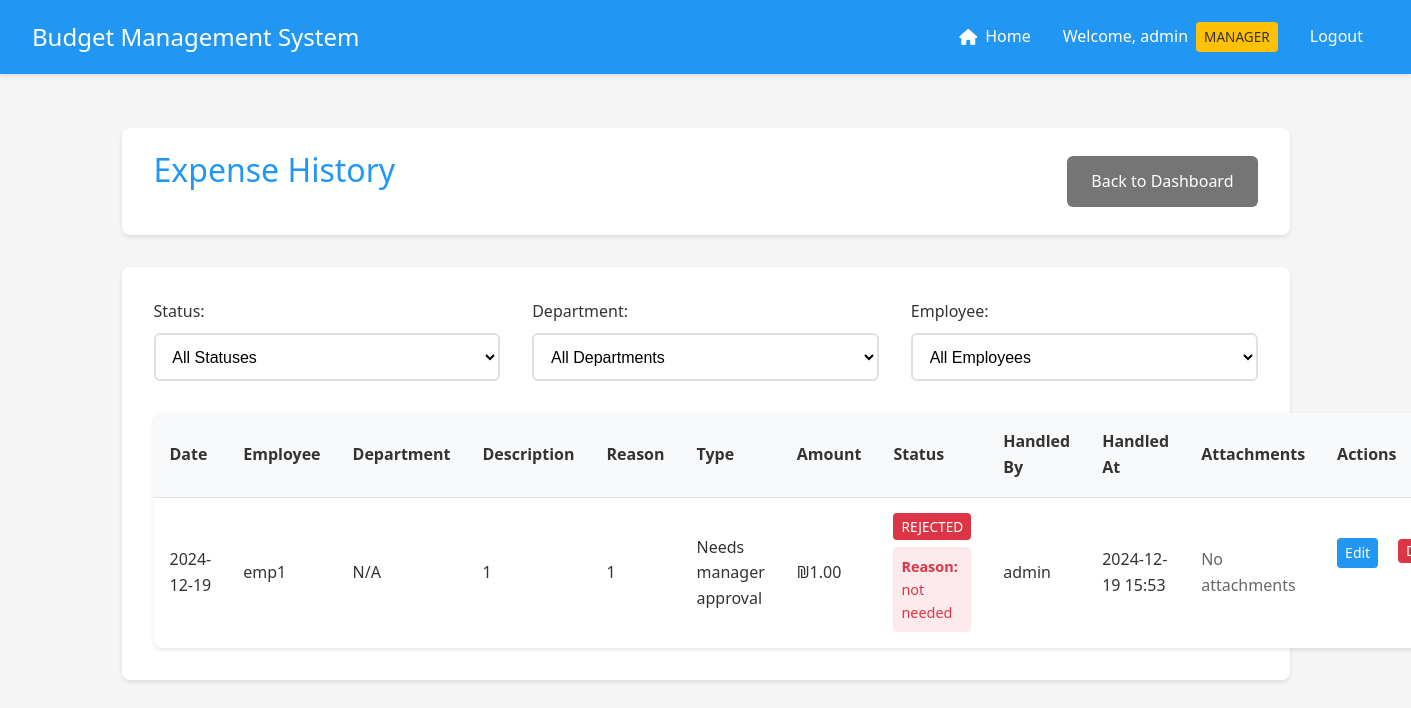
The app's page /manager/history (signed in) with its own data.
### app.py (models this page shows, shortened)
class User(UserMixin, db.Model):
    __tablename__ = 'user'
    id = db.Column(db.Integer, primary_key=True)
    username = db.Column(db.String(80), unique=True, nullable=False)
    email = db.Column(db.String(120), unique=False, nullable=False)
    password = db.Column(db.String(120), nullable=False)
    is_manager = db.Column(db.Boolean, default=False)
    is_admin = db.Column(db.Boolean, default=False)
    status = db.Column(db.String(20), default='active')  # active, inactive, pending
    department_id = db.Column(db.Integer, db.ForeignKey('department.id'))
    home_department = db.relationship('Department',
                                    foreign_keys=[department_id],
                                    back_populates='employees')
    managed_departments = db.relationship('Department',
                                       secondary=manager_departments,
                                       backref=db.backref('department_managers', lazy='dynamic'))
    submitted_expenses = db.relationship('Expense',
                                       primaryjoin='User.id==Expense.user_id',
                                       backref='submitter',
                                       lazy=True)
    handled_expenses = db.relationship('Expense',
                                     primaryjoin='User.id==Expense.manager_id',
                                     backref='handler',
                                     lazy=True)

class Expense(db.Model):
    __tablename__ = 'expense'
    id = db.Column(db.Integer, primary_key=True)
    amount = db.Column(db.Float, nullable=False)
    description = db.Column(db.String(200))
    reason = db.Column(db.String(500))
    type = db.Column(db.String(50), nullable=False, default='needs_approval')  # New field
    date = db.Column(db.DateTime, nullable=False, default=datetime.utcnow)
    status = db.Column(db.String(20), default='pending')
    user_id = db.Column(db.Integer, db.ForeignKey('user.id'), nullable=False)
    subcategory_id = db.Column(db.Integer, db.ForeignKey('subcategory.id'), nullable=False)
    quote_filename = db.Column(db.String(255))
    invoice_filename = db.Column(db.String(255))
    receipt_filename = db.Column(db.String(255))
    manager_id = db.Column(db.Integer, db.ForeignKey('user.id'), nullable=True)
    handled_at = db.Column(db.DateTime, nullable=True)
    rejection_reason = db.Column(db.String(500))

### app.py (the view)
@app.route('/manager/history')
@login_required
def expense_history():
    if not current_user.is_manager:
        return redirect(url_for('employee_dashboard'))
    status = request.args.get('status', 'all')
    employee = request.args.get('employee', 'all')
    department = request.args.get('department', 'all')
    query = Expense.query.join(User, Expense.user_id == User.id)
    if current_user.username != 'admin':
        query = query.filter(User.department_id == current_user.department_id)
    if status != 'all':
        query = query.filter(Expense.status == status)
    if employee != 'all':
        query = query.filter(Expense.user_id == employee)
    if department != 'all' and current_user.username == 'admin':
        query = query.filter(User.department_id == department)
    if current_user.username == 'admin':
        employees = User.query.filter_by(is_manager=False).all()
        departments = Department.query.all()
    else:
        employees = User.query.filter_by(
            is_manager=False,
            department_id=current_user.department_id
        ).all()
        departments = [current_user.home_department] if current_user.home_department else []
    expenses = query.order_by(Expense.date.desc()).all()
    return render_template('expense_history.html',
                         expenses=expenses,
                         employees=employees,
                         departments=departments,
                         selected_status=status,
                         selected_employee=employee,
                         selected_department=department)

### app.py (called while the page is built)
@login_manager.user_loader
def load_user(user_id):
    return User.query.get(int(user_id))

@app.template_filter('format_expense_type')
def format_expense_type(value):
    types = {
        'future_approval': 'Approval for future purchase',
        'auto_approved': 'Automatically approved expense',
        'needs_approval': 'Needs manager approval',
        'pre_approved': 'Pre-approved by manager'
    }
    return types.get(value, value)

### templates/expense_history.html (shortened to what this page needs)
{% extends "base.html" %}
{% block content %}
<div class="container">
    <header>
        <h1>Expense History</h1>
        <div class="header-actions">
            <a href="{{ url_for('manager_dashboard') }}" class="button secondary">Back to Dashboard</a>
        </div>
    </header>
    <div class="card">
        <div class="filters">
            <form method="GET" class="filter-form">
                <div class="filter-group">
                    <label for="status">Status:</label>
                    <select name="status" id="status" onchange="this.form.submit()">
                        <option value="all" {% if selected_status == 'all' %}selected{% endif %}>All Statuses</option>
                    </select>
                </div>
                <div class="filter-group">
                    <label for="department">Department:</label>
                    <select name="department" id="department" onchange="this.form.submit()">
                        <option value="all" {% if selected_department == 'all' %}selected{% endif %}>All Departments</option>
                    </select>
                </div>
                <div class="filter-group">
                    <label for="employee">Employee:</label>
                    <select name="employee" id="employee" onchange="this.form.submit()">
                        <option value="all" {% if selected_employee == 'all' %}selected{% endif %}>All Employees</option>
                    </select>
                </div>
            </form>
        </div>
        <div class="table-responsive">
            <table>
                <thead>
                    <tr>
                        <th>Date</th>
                        <th>Employee</th>
                        <th>Department</th>
                        <th>Description</th>
                        <th>Reason</th>
                        <th>Type</th>
                        <th>Amount</th>
                        <th>Status</th>
                        <th>Handled By</th>
                        <th>Handled At</th>
                        <th>Attachments</th>
                        {% if current_user.username == 'admin' %}
                        <th>Actions</th>
                        {% endif %}
                    </tr>
                </thead>
                <tbody>
                    {% for expense in expenses %}
                    <tr>
                        <td>{{ expense.date.strftime('%Y-%m-%d') }}</td>
                        <td>{{ expense.submitter.username }}</td>
                        <td>{{ expense.submitter.department.name if expense.submitter.department else 'N/A' }}</td>
                        <td>{{ expense.description }}</td>
                        <td>{{ expense.reason }}</td>
                        <td>{{ expense.type|format_expense_type }}</td>
                        <td>₪{{ "%.2f"|format(expense.amount) }}</td>
                        <td class="status-{{ expense.status }}">
                            {% if expense.status == 'rejected' %}
                                <span class="badge danger">Rejected</span>
                                {% if expense.rejection_reason %}
                                    <div class="rejection-reason">
                                        <strong>Reason:</strong> {{ expense.rejection_reason }}
                                    </div>
                                {% endif %}
                            {% elif expense.status == 'approved' %}
                                <span class="badge success">Approved</span>
                            {% elif expense.status == 'pending' %}
                                <span class="badge warning">Pending</span>
                            {% endif %}
                        </td>
                        <td>
                            {% if expense.status != 'pending' %}
                                {{ expense.handler.username if expense.handler else 'N/A' }}
                            {% else %}
                                -
                            {% endif %}
                        </td>
                        <td>
                            {% if expense.handled_at %}
                                {{ expense.handled_at.strftime('%Y-%m-%d %H:%M') }}
                            {% else %}
                                -
                            {% endif %}
                        </td>
                        <td>
                            {% if not expense.quote_filename and not expense.invoice_filename and not expense.receipt_filename %}
                                <span class="text-muted">No attachments</span>
                            {% endif %}
                        </td>
                        {% if current_user.username == 'admin' %}
                        <td class="actions">
                            <a href="{{ url_for('admin_edit_expense', expense_id=expense.id) }}"
                               class="button primary small">Edit</a>
                            <form action="{{ url_for('admin_delete_expense', expense_id=expense.id) }}"
                                  method="post"
                                  class="inline-form"
                                  onsubmit="return confirm('Are you sure you want to delete this expense?');">
                                <button type="submit" class="button danger small">Delete</button>
                            </form>
                        </td>
                        {% endif %}
                    </tr>
                    {% endfor %}
                </tbody>
            </table>
        </div>
    </div>
</div>
{% endblock %}

### templates/base.html (shortened to what this page needs)
<!DOCTYPE html>
<html lang="en">
<head>
    <link rel="stylesheet" href="{{ url_for('static', filename='style.css') }}">
    <link href="https://cdnjs.cloudflare.com/ajax/libs/font-awesome/6.0.0/css/all.min.css" rel="stylesheet">
</head>
<body>
    <nav class="navbar">
        <div class="nav-brand">Budget Management System</div>
        <div class="nav-items">
            {% if current_user.is_authenticated %}
                {% if current_user.username == 'admin' %}
                    <a href="{{ url_for('index') }}" class="nav-link">
                        <i class="fas fa-home"></i> Home
                    </a>
                {% endif %}
                <span class="user-info">
                    Welcome, {{ current_user.username }}
                    {% if current_user.is_manager %}
                        <span class="badge">Manager</span>
                    {% endif %}
                </span>
                <a href="{{ url_for('logout') }}" class="nav-link">Logout</a>
            {% else %}
                <a href="{{ url_for('login') }}" class="nav-link">Login</a>
            {% endif %}
        </div>
    </nav>
    <div class="content">
        {% block content %}{% endblock %}
    </div>
</body>
</html>

### static/style.css (style rules this page uses)
:root { --primary-color: #2196F3; --secondary-color: #FFC107; --success-color: #4CAF50; --danger-color: #f44336; --text-color: #333; --bg-color: #f5f5f5; --card-bg: #ffffff; --background-light: #f8f9fa; }
* { margin: 0; padding: 0; box-sizing: border-box; transition: all 0.3s ease; }
body { font-family: 'Segoe UI', Roboto, Arial, sans-serif; background-color: var(--bg-color); color: var(--text-color); line-height: 1.6; }
.container { max-width: 1200px; margin: 0 auto; padding: 1rem; }
header { background-color: var(--card-bg); padding: 1rem 2rem; box-shadow: 0 2px 4px rgba(0,0,0,0.1); margin-bottom: 2rem; border-radius: 8px; display: flex; justify-content: space-between; align-items: center; }
h1 { color: var(--primary-color); font-weight: 500; margin-bottom: 1.5rem; }
.card { background-color: var(--card-bg); border-radius: 8px; box-shadow: 0 2px 4px rgba(0,0,0,0.1); padding: 2rem; margin-bottom: 2rem; }
label { display: block; margin-bottom: 0.5rem; color: var(--text-color); font-weight: 500; }
.button, button { display: inline-flex; align-items: center; justify-content: center; padding: 0.8rem 1.5rem; border: none; border-radius: 6px; font-size: 1rem; font-weight: 500; cursor: pointer; text-decoration: none; transition: transform 0.2s ease, box-shadow 0.2s ease; }
.button.primary { background-color: var(--primary-color); color: white; }
.button.secondary { background-color: #757575; color: white; }
table { width: 100%; border-collapse: separate; border-spacing: 0; margin-top: 1.5rem; background-color: var(--card-bg); border-radius: 8px; overflow: hidden; box-shadow: 0 2px 4px rgba(0,0,0,0.1); }
th, td { padding: 1rem; text-align: left; border-bottom: 1px solid #e0e0e0; }
th { background-color: #f8f9fa; font-weight: 600; color: var(--text-color); }
tr:last-child td { border-bottom: none; }
.status-rejected { color: var(--danger-color); font-weight: 500; }
.actions { margin: 1.5rem 0; display: flex; gap: 1rem; }
.text-muted { color: #666; }
.button.small { padding: 0.4rem 0.8rem; font-size: 0.875rem; }
.header-actions { display: flex; gap: 1rem; align-items: center; }
.filters { margin-bottom: 2rem; }
.filter-form { display: flex; gap: 2rem; align-items: flex-end; }
.filter-group { flex: 1; }
.filter-group label { margin-bottom: 0.5rem; }
.filter-group select { width: 100%; padding: 0.8rem; border: 2px solid #e0e0e0; border-radius: 6px; font-size: 1rem; background-color: white; cursor: pointer; transition: border-color 0.3s ease; }
.navbar { background-color: var(--primary-color); padding: 1rem 2rem; color: white; display: flex; justify-content: space-between; align-items: center; box-shadow: 0 2px 4px rgba(0,0,0,0.1); position: fixed; top: 0; left: 0; right: 0; z-index: 1000; }
.nav-brand { font-size: 1.5rem; font-weight: 500; }
.nav-items { display: flex; align-items: center; gap: 1rem; }
.user-info { display: flex; align-items: center; gap: 0.5rem; }
.badge { background-color: var(--secondary-color); color: var(--text-color); padding: 0.25rem 0.5rem; border-radius: 4px; font-size: 0.8rem; font-weight: 500; }
.nav-link { color: white; text-decoration: none; padding: 0.5rem 1rem; border-radius: 4px; transition: background-color 0.3s; display: flex; align-items: center; gap: 0.5rem; }
.nav-link i { font-size: 1rem; }
.content { padding: 2rem; margin-top: 80px; }
.inline-form { margin: 0; display: inline-block; }
.button.small { font-size: 0.875rem; padding: 0.25rem 0.75rem; border-radius: 4px; }
.button.primary.small { background-color: var(--primary-color); color: white; }
.button.danger.small { background-color: #dc3545; color: white; border: none; cursor: pointer; transition: background-color 0.2s ease; }
.button.small { padding: 0.25rem 0.75rem; font-size: 0.875rem; }

### templates/expense_history.html (style rules this page uses)
.inline-form { display: inline-block; margin: 0 0.25rem; }
.actions { white-space: nowrap; }
.button.small { padding: 0.25rem 0.5rem; font-size: 0.875rem; }
.badge { padding: 4px 8px; border-radius: 4px; font-size: 0.85em; font-weight: 500; text-transform: uppercase; }
.badge.danger { background-color: #dc3545; color: white; }
.rejection-reason { margin-top: 8px; color: #dc3545; font-size: 0.9em; padding: 8px; background-color: rgba(220, 53, 69, 0.1); border-radius: 4px; }
.rejection-reason strong { color: #dc3545; }
.status-rejected { color: #dc3545; }

### records on screen
User: username "admin"
Expense: date "2024-12-19", submitter.username "emp1", submitter.department "N/A", description "1", reason "1", type "Needs manager approval", amount "1.00", rejection_reason "not needed", handler "admin", handled_at "2024-12-19 15:53", shows "No attachments"
